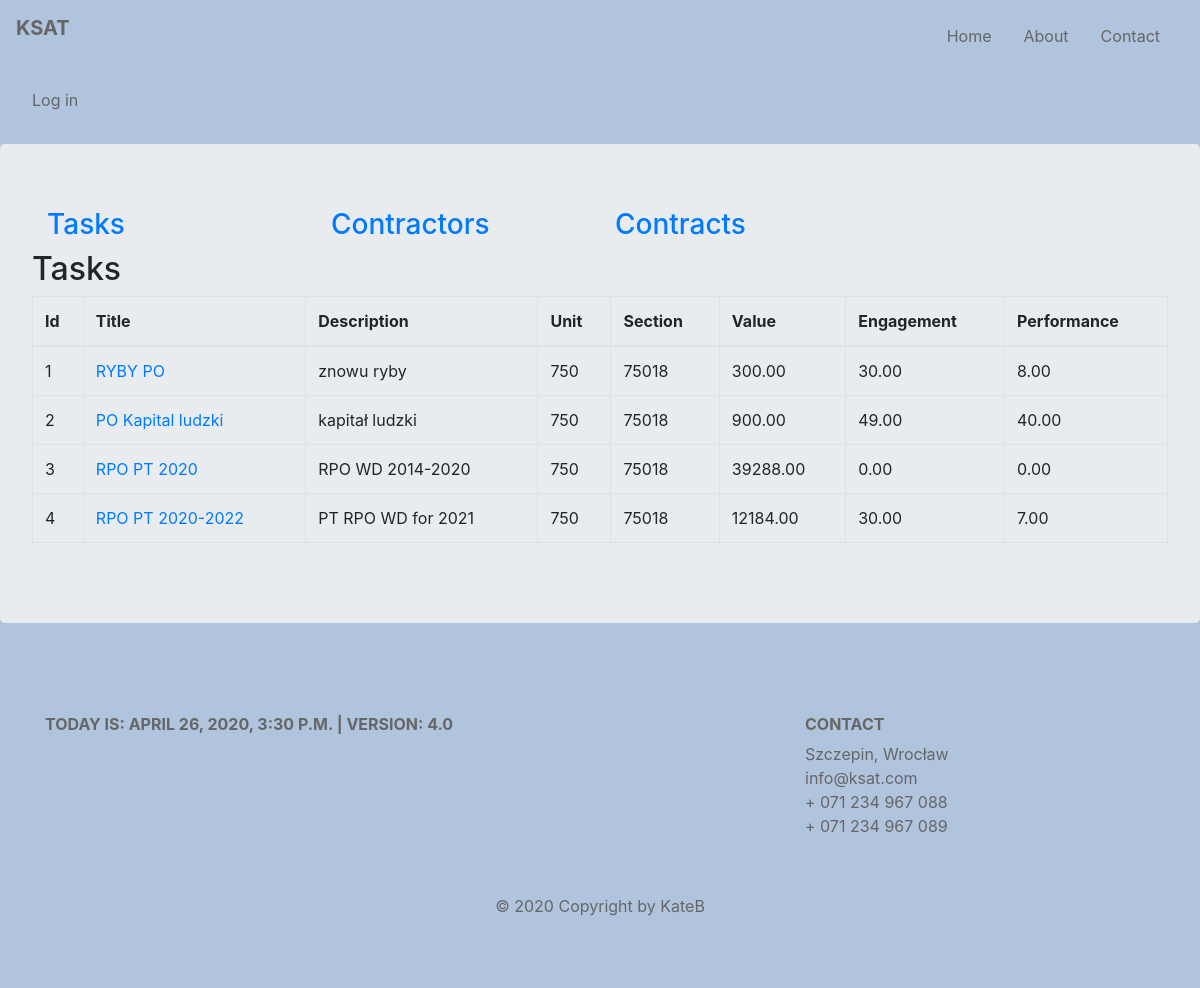
/ksat/tasks/, run on the app's committed database.
### budget/models.py (models this page shows, shortened)
class Task(models.Model):
    title = models.CharField(max_length=128, unique=True)
    description = models.CharField(max_length=256)
    unit = models.SmallIntegerField()
    section = models.SmallIntegerField()
    article = models.ManyToManyField(Articles, through='TaskArticles')
    slug = AutoSlugField(null=True, default=None, unique=True, populate_from='title')
    def get_absolute_url(self):
        return reverse('budget:task_details', kwargs={'task_slug': self.slug})
    def task_value(self):
        value = TaskArticles.objects.filter(task=self).aggregate(total=Sum('value'))['total']
        if value:
            return round(value, 2)
        return 0
    def engagement(self):
        contracts = Contract.objects.filter(task=self)
        engagement = 0
        for contract in contracts:
            engagement += contract.contract_value()
        return round(engagement, 2)
    def performance(self):
        contracts = Contract.objects.filter(task=self)
        performance = 0
        for contract in contracts:
            performance += contract.contract_performance()
        return round(performance, 2)

class Contract(models.Model):
    number = models.CharField(max_length=128, unique=True)
    date = models.DateField()
    task = models.ForeignKey(Task, on_delete=models.CASCADE, related_name='contracts', related_query_name='contract')
    contractor = models.ForeignKey(Contractor, default=None, on_delete=models.CASCADE, related_name='contracts',
                                   related_query_name='contract')
    article = models.ManyToManyField(Articles, through='ContractArticle')
    slug = AutoSlugField(null=True, default=None, unique=True, populate_from='number')
    def contract_value(self):
        value = ContractArticle.objects.filter(contract=self).aggregate(total=Sum('value'))['total']
        if value:
            return round(value, 2)
        return 0
    def contract_performance(self):
        fin_docs = FinancialDocument.objects.filter(contract=self)
        performance = 0
        for fin_doc in fin_docs:
            performance += fin_doc.fin_doc_value()
        return round(performance, 2)
    class Meta:
        default_related_name = 'contract'
        ordering = ('number', 'contractor')
        verbose_name = 'contract'

class FinancialDocument(models.Model):
    contract = models.ForeignKey(Contract, on_delete=models.CASCADE, related_name='fds', related_query_name='fd')
    contractor = models.ForeignKey(Contractor, default=None, on_delete=models.CASCADE, related_name='fds',
                                   related_query_name='fd')
    number = models.CharField(max_length=64, default=None)
    date = models.DateField()
    payment_date1 = models.DateField(blank=True, null=True)
    payment_date2 = models.DateField(blank=True, null=True)
    article = models.ManyToManyField(Articles, through='FinDocumentArticle')
    slug = models.SlugField(max_length=200, unique=True, null=True, default=None)
    def fin_doc_value(self):
        value = FinDocumentArticle.objects.filter(fin_doc=self).aggregate(total=Sum('value'))['total']
        if value:
            return round(value, 2)
        return 0
    class Meta:
        default_related_name = 'fds'
        verbose_name = 'finacial_doc'

### budget/views.py (the view)
# urls.py: path('tasks/', views.TasksView.as_view(), name='tasks'),
class TasksView(ListView):
    model = Task
    template_name = 'budget/tasks.html'
    context_object_name = 'tasks'

### budget/my_context_processor.py (called while the page is built)
def cp(request):
    ctx = {
        "now": django.utils.timezone.now(),
        "version": "4.0"
    }
    return ctx

def recaptcha_site_key(request):
    return {'RECAPTCHA_SITE_KEY': settings.RECAPTCHA_SITE_KEY}

### budget/templates/budget/tasks.html (shortened to what this page needs)
{% extends 'base.html' %}
{% block content %}
    {{ block.super }}
    <h2>Tasks</h2>
    <table class="table table-bordered">
        <thead>
        <tr>
            <th scope="col">Id</th>
            <th scope="col">Title</th>
            <th scope="col">Description</th>
            <th scope="col">Unit</th>
            <th scope="col" >Section</th>
            <th scope="col">Value</th>
            <th scope="col">Engagement</th>
            <th scope="col">Performance</th>
        </tr>
        </thead>
        <tbody>
        {% for task in tasks %}
            <tr>
                <td>{{ forloop.counter }}</td>
                <td><a href="{{ task.get_absolute_url }}">{{ task.title }}</a></td>
                <td>{{ task.description }}</td>
                <td>{{ task.unit }}</td>
                <td>{{ task.section }} </td>
                <td>{{ task.task_value|floatformat:2}}</td>
                <td>{{ task.engagement|floatformat:2 }}</td>
                <td>{{task.performance|floatformat:2}}</td>
            </tr>
        {% endfor %}
        </tbody>
    </table>
{% endblock %}

### static/css/style.css (style rules this page uses)
body { padding: 0; margin: 0; background: lightsteelblue; }

### data on the page
Task: title "RYBY PO", description "znowu ryby", unit "750", section "75018", task_value "300.00", engagement "30.00", performance "8.00"
Task: title "PO Kapital ludzki", description "kapitał ludzki", unit "750", section "75018", task_value "900.00", engagement "49.00", performance "40.00"
Task: title "RPO PT 2020", description "RPO WD 2014-2020", unit "750", section "75018", task_value "39288.00", engagement "0.00", performance "0.00"
Task: title "RPO PT 2020-2022", description "PT RPO WD for 2021", unit "750", section "75018", task_value "12184.00", engagement "30.00", performance "7.00"

### other printed values
{{ version }} "4.0"
